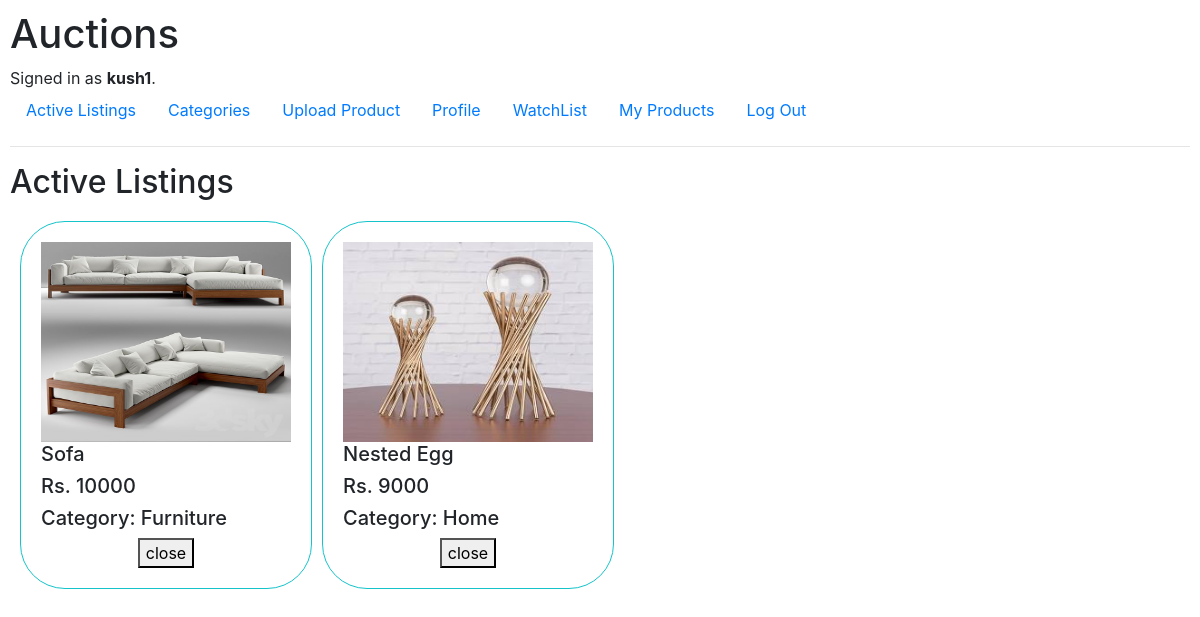
The app's page /product_my (signed in) with its own data.
### auctions/models.py (models this page shows, shortened)
class User(AbstractUser):
    address = models.CharField(max_length=30, blank=True)
    birth_date = models.DateField(null=True, blank=True)
    phone_regex = RegexValidator(regex=r'^[7-9]\d{9}$', message="Phone number must be entered in the format: '+999999999'. Up to 15 digits allowed.")
    phone_number = models.CharField(validators=[phone_regex], max_length=17, blank=False) # validators should be a list

class Product(models.Model):
    user = models.ForeignKey(User, on_delete=models.CASCADE, related_name="departures")
    product_name = models.CharField(max_length=255)
    product_category = models.CharField(max_length=255)
    product_price = models.IntegerField()
    product_img = models.ImageField(upload_to=None, blank=True)
    product_created_on = models.DateTimeField(default=datetime.now(), blank=True)

### auctions/views.py (the view)
# urls.py: path("product_my", views.product_my, name="product_my"),
def product_my(request):
    if not request.user.is_authenticated:
        return HttpResponseRedirect(reverse("login"))
    product = Product.objects.filter(user= request.user)
    return render(request, "auctions/product_my.html",{
            "products":product
        })

### auctions/templates/auctions/product_my.html
{% extends "auctions/layout.html" %}
{% block body %}
    <h2>Active Listings</h2>
    <div class="item_model">
    {% for product in products %}
        <div class="index_individual_product">
            <a href="/product/{{product.product_name}}/{{product.id}}">
                <img src="static/images/{{product.product_img}}" height="200px" width="250px" alt={{ product.product_name }} width="500" height="600">
            </a>
                <h5>{{ product.product_name }}</h5>
                <h5>Rs. {{ product.product_price }}</h5>
                <h5>Category: {{ product.product_category }}</h5>
                <center><a href="../product_close/{{product.id}}"><button>close</button></a></center>
        </div>
    {% empty %}
        <li>No Active Products</li>
    {% endfor %}
    </div>
{% endblock %}

### auctions/templates/auctions/layout.html (shortened to what this page needs)
{% load static %}
<!DOCTYPE html>
<html lang="en">
    <head>
        <link rel="stylesheet" href="https://stackpath.bootstrapcdn.com/bootstrap/4.4.1/css/bootstrap.min.css">
        <link href="{% static 'auctions/styles.css' %}" rel="stylesheet">
    </head>
    <body>
        <h1>Auctions</h1>
        <div>
            {% if user.is_authenticated %}
                Signed in as <strong>{{ user.username }}</strong>.
            {% else %}
                Not signed in.
            {% endif %}
        </div>
        <ul class="nav">
            <li class="nav-item">
                <a class="nav-link" href="{% url 'index' %}">Active Listings</a>
            </li>
            <li class="nav-item">
                <a class="nav-link" href="{% url 'product_category' %}">Categories</a>
            </li>
            {% if user.is_authenticated %}
                <li class="nav-item">
                    <a class="nav-link" href="{% url 'product_add' %}">Upload Product</a>
                </li>
                <li class="nav-item">
                    <a class="nav-link" href="{% url 'profile' %}">Profile</a>
                </li>
                <li class="nav-item">
                    <a class="nav-link" href="{% url 'product_watchlist' %}">WatchList</a>
                </li>
                <li class="nav-item">
                    <a class="nav-link" href="{% url 'product_my' %}">My Products</a>
                </li>
                <li class="nav-item">
                    <a class="nav-link" href="{% url 'logout' %}">Log Out</a>
                </li>
            {% endif %}
        </ul>
        <hr>
        {% block body %}
        {% endblock %}
    </body>
</html>

### auctions/static/auctions/styles.css (style rules this page uses)
body { padding: 10px; }
.item_model { display: flex; margin: 10px; flex-wrap: wrap; }
.index_individual_product { border: 1px solid #15c4ca; margin-top: 10px; margin-right: 10px; padding: 20px; border-radius: 45px; }

### records on screen
User: username "kush1"
Product: product_img (picture), product_name "Sofa", product_price "10000", product_category "Furniture"
Product: product_img (picture), product_name "Nested Egg", product_price "9000", product_category "Home"
